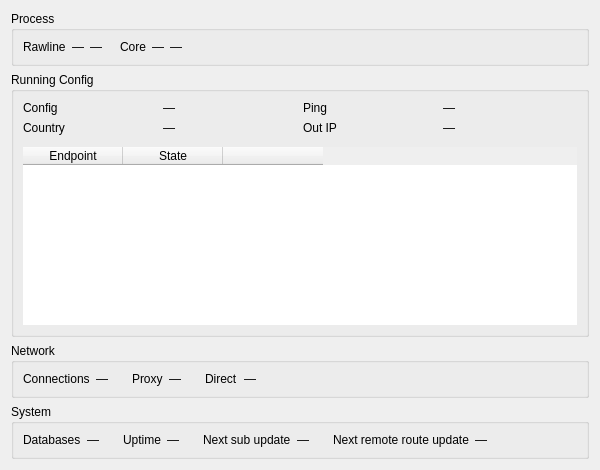
<?xml version="1.0" encoding="UTF-8"?>
<ui version="4.0">
 <class>RuntimeStatsWidget</class>
 <widget class="QWidget" name="RuntimeStatsWidget">
  <property name="geometry">
   <rect>
    <x>0</x>
    <y>0</y>
    <width>600</width>
    <height>470</height>
   </rect>
  </property>
  <layout class="QGridLayout" name="rootGrid">
   <item row="0" column="0">
    <widget class="QGroupBox" name="groupProcess">
     <property name="title">
      <string>Process</string>
     </property>
     <layout class="QVBoxLayout" name="processLayout">
      <item>
       <layout class="QGridLayout" name="tableGrid">
        <item row="0" column="0">
         <widget class="QLabel" name="labelRawlineName">
          <property name="text">
           <string notr="true">Rawline</string>
          </property>
         </widget>
        </item>
        <item row="0" column="1">
         <widget class="QLabel" name="vRawlineCpu">
          <property name="text">
           <string notr="true">—</string>
          </property>
          <property name="alignment">
           <set>Qt::AlignmentFlag::AlignRight|Qt::AlignmentFlag::AlignTrailing|Qt::AlignmentFlag::AlignVCenter</set>
          </property>
         </widget>
        </item>
        <item row="0" column="2">
         <widget class="QLabel" name="vRawlineRam">
          <property name="text">
           <string notr="true">—</string>
          </property>
          <property name="alignment">
           <set>Qt::AlignmentFlag::AlignRight|Qt::AlignmentFlag::AlignTrailing|Qt::AlignmentFlag::AlignVCenter</set>
          </property>
         </widget>
        </item>
        <item row="0" column="3">
         <spacer name="processGap">
          <property name="orientation">
           <enum>Qt::Orientation::Horizontal</enum>
          </property>
          <property name="sizeType">
           <enum>QSizePolicy::Policy::Fixed</enum>
          </property>
          <property name="sizeHint" stdset="0">
           <size>
            <width>12</width>
            <height>0</height>
           </size>
          </property>
         </spacer>
        </item>
        <item row="0" column="4">
         <widget class="QLabel" name="labelCoreName">
          <property name="text">
           <string>Core</string>
          </property>
         </widget>
        </item>
        <item row="0" column="5">
         <widget class="QLabel" name="vCoreCpu">
          <property name="text">
           <string notr="true">—</string>
          </property>
          <property name="alignment">
           <set>Qt::AlignmentFlag::AlignRight|Qt::AlignmentFlag::AlignTrailing|Qt::AlignmentFlag::AlignVCenter</set>
          </property>
         </widget>
        </item>
        <item row="0" column="6">
         <widget class="QLabel" name="vCoreRam">
          <property name="text">
           <string notr="true">—</string>
          </property>
          <property name="alignment">
           <set>Qt::AlignmentFlag::AlignRight|Qt::AlignmentFlag::AlignTrailing|Qt::AlignmentFlag::AlignVCenter</set>
          </property>
         </widget>
        </item>
        <item row="0" column="7">
         <spacer name="tableSpacer">
          <property name="orientation">
           <enum>Qt::Orientation::Horizontal</enum>
          </property>
          <property name="sizeHint" stdset="0">
           <size>
            <width>12</width>
            <height>0</height>
           </size>
          </property>
         </spacer>
        </item>
       </layout>
      </item>
      <item>
       <layout class="QHBoxLayout" name="chartsRow">
       </layout>
      </item>
     </layout>
    </widget>
   </item>
   <item row="1" column="0">
    <widget class="QGroupBox" name="groupRunning">
     <property name="title">
      <string>Running Config</string>
     </property>
     <layout class="QVBoxLayout" name="runningLayout">
      <item>
       <layout class="QGridLayout" name="formRunning">
        <item row="3" column="1">
         <widget class="QLabel" name="vCountry">
          <property name="text">
           <string notr="true">—</string>
          </property>
         </widget>
        </item>
        <item row="3" column="0">
         <widget class="QLabel" name="labelCountry">
          <property name="text">
           <string>Country</string>
          </property>
         </widget>
        </item>
        <item row="2" column="1">
         <widget class="QLabel" name="vCfgName">
          <property name="text">
           <string notr="true">—</string>
          </property>
         </widget>
        </item>
        <item row="2" column="0">
         <widget class="QLabel" name="labelCfgName">
          <property name="text">
           <string>Config</string>
          </property>
         </widget>
        </item>
        <item row="3" column="2">
         <widget class="QLabel" name="labelOutIp">
          <property name="text">
           <string>Out IP</string>
          </property>
         </widget>
        </item>
        <item row="3" column="3">
         <widget class="QLabel" name="vOutIp">
          <property name="text">
           <string notr="true">—</string>
          </property>
          <property name="textInteractionFlags">
           <set>Qt::TextInteractionFlag::TextSelectableByMouse</set>
          </property>
         </widget>
        </item>
        <item row="2" column="3">
         <widget class="QLabel" name="vPing">
          <property name="text">
           <string notr="true">—</string>
          </property>
         </widget>
        </item>
        <item row="2" column="2">
         <widget class="QLabel" name="labelPing">
          <property name="text">
           <string>Ping</string>
          </property>
         </widget>
        </item>
       </layout>
      </item>
      <item>
       <widget class="QWidget" name="groupEndpoints" native="true">
        <layout class="QVBoxLayout" name="endpointsLayout">
         <property name="spacing">
          <number>4</number>
         </property>
         <property name="leftMargin">
          <number>0</number>
         </property>
         <property name="topMargin">
          <number>6</number>
         </property>
         <property name="rightMargin">
          <number>0</number>
         </property>
         <property name="bottomMargin">
          <number>0</number>
         </property>
         <item>
          <widget class="QTableWidget" name="endpointsTable">
           <property name="frameShape">
            <enum>QFrame::Shape::NoFrame</enum>
           </property>
           <property name="alternatingRowColors">
            <bool>true</bool>
           </property>
           <property name="showGrid">
            <bool>false</bool>
           </property>
           <property name="wordWrap">
            <bool>false</bool>
           </property>
           <column>
            <property name="text">
             <string>Endpoint</string>
            </property>
           </column>
           <column>
            <property name="text">
             <string>State</string>
            </property>
           </column>
           <column>
            <property name="text">
             <string/>
            </property>
           </column>
          </widget>
         </item>
        </layout>
       </widget>
      </item>
     </layout>
    </widget>
   </item>
   <item row="2" column="0">
    <widget class="QGroupBox" name="groupNetwork">
     <property name="title">
      <string>Network</string>
     </property>
     <layout class="QGridLayout" name="formNetwork">
      <item row="0" column="0">
       <widget class="QLabel" name="labelConns">
        <property name="text">
         <string>Connections</string>
        </property>
       </widget>
      </item>
      <item row="0" column="1">
       <widget class="QLabel" name="vConns">
        <property name="text">
         <string notr="true">—</string>
        </property>
       </widget>
      </item>
      <item row="0" column="2">
       <spacer name="networkGap1">
        <property name="orientation">
         <enum>Qt::Orientation::Horizontal</enum>
        </property>
        <property name="sizeType">
         <enum>QSizePolicy::Policy::Fixed</enum>
        </property>
        <property name="sizeHint" stdset="0">
         <size>
          <width>18</width>
          <height>0</height>
         </size>
        </property>
       </spacer>
      </item>
      <item row="0" column="3">
       <widget class="QLabel" name="labelSpeedProxy">
        <property name="text">
         <string>Proxy</string>
        </property>
       </widget>
      </item>
      <item row="0" column="4">
       <widget class="QLabel" name="vSpeedProxy">
        <property name="text">
         <string notr="true">—</string>
        </property>
       </widget>
      </item>
      <item row="0" column="5">
       <spacer name="networkGap2">
        <property name="orientation">
         <enum>Qt::Orientation::Horizontal</enum>
        </property>
        <property name="sizeType">
         <enum>QSizePolicy::Policy::Fixed</enum>
        </property>
        <property name="sizeHint" stdset="0">
         <size>
          <width>18</width>
          <height>0</height>
         </size>
        </property>
       </spacer>
      </item>
      <item row="0" column="6">
       <widget class="QLabel" name="labelSpeedDirect">
        <property name="text">
         <string>Direct</string>
        </property>
       </widget>
      </item>
      <item row="0" column="7">
       <widget class="QLabel" name="vSpeedDirect">
        <property name="text">
         <string notr="true">—</string>
        </property>
       </widget>
      </item>
      <item row="0" column="8">
       <spacer name="networkTail">
        <property name="orientation">
         <enum>Qt::Orientation::Horizontal</enum>
        </property>
        <property name="sizeHint" stdset="0">
         <size>
          <width>0</width>
          <height>0</height>
         </size>
        </property>
       </spacer>
      </item>
     </layout>
    </widget>
   </item>
   <item row="3" column="0">
    <widget class="QGroupBox" name="groupSystem">
     <property name="title">
      <string>System</string>
     </property>
     <layout class="QGridLayout" name="formSystem">
      <item row="0" column="0">
       <widget class="QLabel" name="labelDbSize">
        <property name="text">
         <string>Databases</string>
        </property>
       </widget>
      </item>
      <item row="0" column="1">
       <widget class="QLabel" name="vDbSize">
        <property name="text">
         <string notr="true">—</string>
        </property>
       </widget>
      </item>
      <item row="0" column="2">
       <spacer name="systemGap1">
        <property name="orientation">
         <enum>Qt::Orientation::Horizontal</enum>
        </property>
        <property name="sizeType">
         <enum>QSizePolicy::Policy::Fixed</enum>
        </property>
        <property name="sizeHint" stdset="0">
         <size>
          <width>18</width>
          <height>0</height>
         </size>
        </property>
       </spacer>
      </item>
      <item row="0" column="3">
       <widget class="QLabel" name="labelUptime">
        <property name="text">
         <string>Uptime</string>
        </property>
       </widget>
      </item>
      <item row="0" column="4">
       <widget class="QLabel" name="vUptime">
        <property name="text">
         <string notr="true">—</string>
        </property>
       </widget>
      </item>
      <item row="0" column="5">
       <spacer name="systemGap2">
        <property name="orientation">
         <enum>Qt::Orientation::Horizontal</enum>
        </property>
        <property name="sizeType">
         <enum>QSizePolicy::Policy::Fixed</enum>
        </property>
        <property name="sizeHint" stdset="0">
         <size>
          <width>18</width>
          <height>0</height>
         </size>
        </property>
       </spacer>
      </item>
      <item row="0" column="6">
       <widget class="QLabel" name="labelSubUpdate">
        <property name="text">
         <string>Next sub update</string>
        </property>
       </widget>
      </item>
      <item row="0" column="7">
       <widget class="QLabel" name="vSubUpdate">
        <property name="text">
         <string notr="true">—</string>
        </property>
       </widget>
      </item>
      <item row="0" column="8">
       <spacer name="systemGap3">
        <property name="orientation">
         <enum>Qt::Orientation::Horizontal</enum>
        </property>
        <property name="sizeType">
         <enum>QSizePolicy::Policy::Fixed</enum>
        </property>
        <property name="sizeHint" stdset="0">
         <size>
          <width>18</width>
          <height>0</height>
         </size>
        </property>
       </spacer>
      </item>
      <item row="0" column="9">
       <widget class="QLabel" name="labelRouteUpdate">
        <property name="text">
         <string>Next remote route update</string>
        </property>
       </widget>
      </item>
      <item row="0" column="10">
       <widget class="QLabel" name="vRouteUpdate">
        <property name="text">
         <string notr="true">—</string>
        </property>
       </widget>
      </item>
      <item row="0" column="11">
       <spacer name="systemTail">
        <property name="orientation">
         <enum>Qt::Orientation::Horizontal</enum>
        </property>
        <property name="sizeHint" stdset="0">
         <size>
          <width>0</width>
          <height>0</height>
         </size>
        </property>
       </spacer>
      </item>
     </layout>
    </widget>
   </item>
  </layout>
 </widget>
 <resources/>
 <connections/>
</ui>
